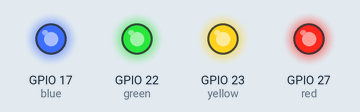
Simulated run of this program. Board: Raspberry Pi (BCM pin numbers). On the bench: output pins drawn as LEDs (lit = HIGH).

Above: at 0.1 s.
At 3.9 s:
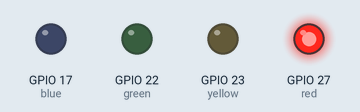
At 8.4 s:
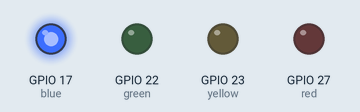
At 17.2 s:
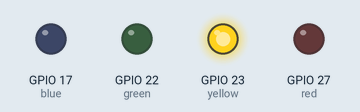
At 27.3 s:
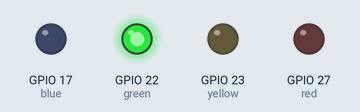
At 38.1 s:
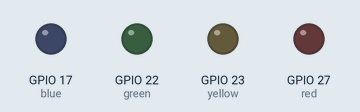
Timing chart, 0 to 39.6 s (numbered marks = the images above):
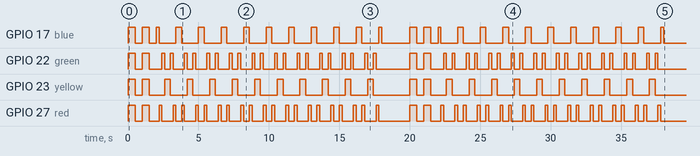

Measured:
- by itself, GPIO 17 (blue): LOW → HIGH at 0.00 s, → LOW 0.50 s later, → HIGH 0.50 s later, → LOW 0.50 s later, … (52 changes in this stretch)
- by itself, GPIO 22 (green): LOW → HIGH at 0.00 s, → LOW 0.50 s later, → HIGH 0.50 s later, → LOW 0.50 s later, … (88 changes in this stretch)
- by itself, GPIO 23 (yellow): LOW → HIGH at 0.00 s, → LOW 0.50 s later, → HIGH 0.50 s later, → LOW 0.50 s later, … (48 changes in this stretch)
- by itself, GPIO 27 (red): LOW → HIGH at 0.00 s, → LOW 0.50 s later, → HIGH 0.50 s later, → LOW 0.50 s later, … (88 changes in this stretch)

The program:

led_test.py
```python
#! /usr/bin/python3
from gpiozero import LED
from time import sleep

blue = LED(17)
red = LED(27)
green = LED(22)
yellow = LED(23)

while True:
    for i in range(0,2):
        blue.on()
        red.on()
        green.on()
        yellow.on()
        sleep(0.5)
        blue.off()
        red.off()
        green.off()
        yellow.off()
        sleep(0.5)

    for i in range(0,10):
        for led in (blue, red, green, yellow):
            led.on()
            sleep(0.2)
            led.off()
        for led in (yellow, green, red, blue):
            led.on()
            sleep(0.2)
            led.off()

    sleep(2)
```
